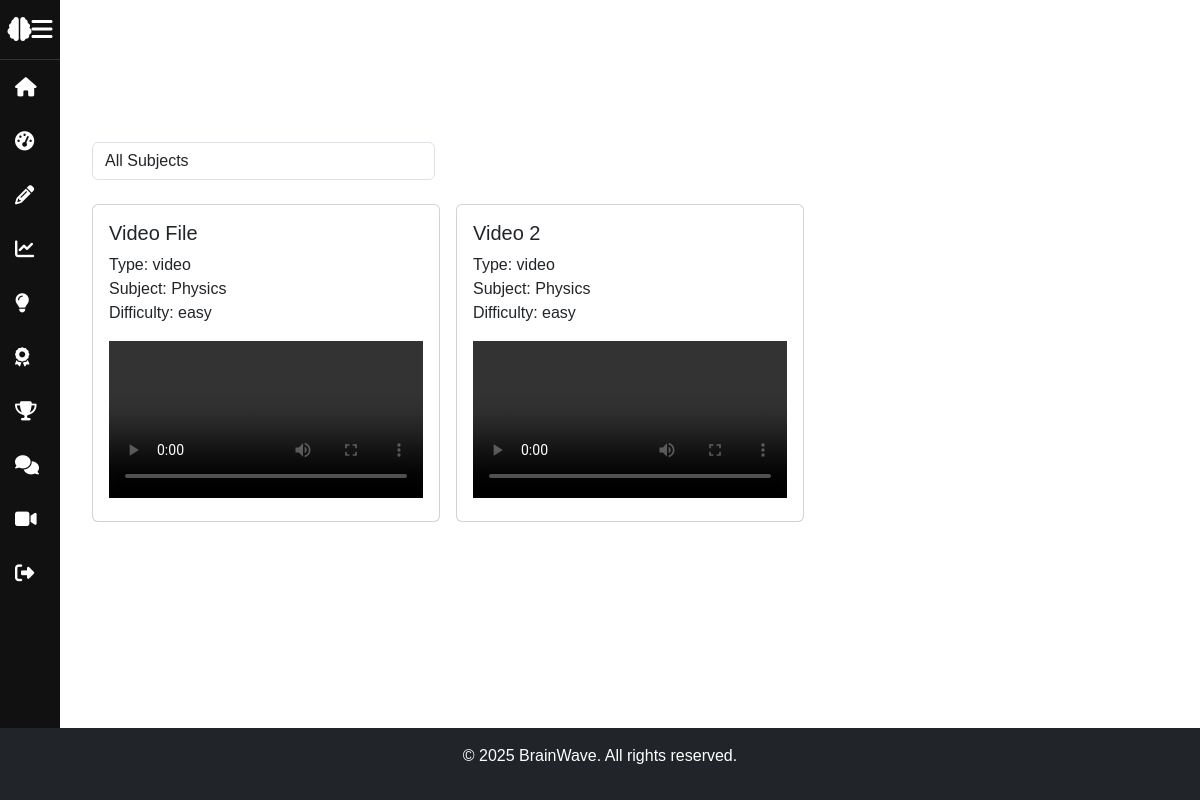
The app's page /materials.php (signed in) with its own data.
### tables this page shows
CREATE TABLE `study_materials` (
  `id` int(11) NOT NULL,
  `title` varchar(255) NOT NULL,
  `type` enum('ebook','video','article') NOT NULL,
  `file_path` varchar(255) NOT NULL,
  `unit` enum('Unit A','Unit B','Unit C') NOT NULL,
  `subject` enum('Physics','Chemistry','Biology','Mathematics','Business Studies','Accounting','Economics','History','Literature','Sociology') NOT NULL,
  `difficulty` enum('easy','medium','hard') DEFAULT NULL,
  `uploaded_by` int(11) DEFAULT NULL
);

### materials.php (the view, shortened to what this page needs)
<?php
$conn = new mysqli("localhost", "root", "", "brainwave");
$unit = $_SESSION['unit'];
$subject = isset($_GET['subject']) ? $conn->real_escape_string($_GET['subject']) : '';
$sql = "SELECT * FROM study_materials WHERE unit = '$unit'" . ($subject ? " AND subject = '$subject'" : "");
$result = $conn->query($sql);
?>
<!DOCTYPE html>
<html lang="en">
<head>
<link href="https://cdn.jsdelivr.net/npm/bootstrap@5.3.2/dist/css/bootstrap.min.css" rel="stylesheet">
<link rel="stylesheet" href="https://cdnjs.cloudflare.com/ajax/libs/font-awesome/6.4.0/css/all.min.css">
</head>
<body>
<div class="sidebar" id="sidebar">
    <div class="sidebar-header">
        <div id="logo"><i class="fas fa-brain"></i></div>
        <div class="menu-toggle" id="menuToggle"><i class="fas fa-bars" id="toggleIcon"></i></div>
    </div>
    <a href="index.php"><i class="fas fa-home"></i> <span> Home</span></a>
    <a href="dashboard.php"><i class="fas fa-tachometer-alt"></i> <span> Dashboard</span></a>
    <a href="tests.php"><i class="fas fa-pencil-alt"></i> <span> Mock Tests</span></a>
    <a href="analytics.php"><i class="fas fa-chart-line"></i> <span> Analytics</span></a>
    <a href="recommendations.php"><i class="fas fa-lightbulb"></i> <span> Recommendations</span></a>
    <a href="badges.php"><i class="fas fa-award"></i> <span> Badges</span></a>
    <a href="leaderboard.php"><i class="fas fa-trophy"></i> <span> Leaderboard</span></a>
    <a href="forums.php"><i class="fas fa-comments"></i> <span> Discussion Forums</span></a>
    <a href="live_classes.php"><i class="fas fa-video"></i> <span> Live Classes</span></a>
    <a href="logout.php"><i class="fas fa-sign-out-alt"></i> <span> Logout</span></a>
</div>
<div class="content" id="mainContent">
    <div class="container py-3">
        <h2 style="color:white;">Study Materials for <?php echo htmlspecialchars($unit); ?></h2>
        <form class="mb-4">
            <div class="row">
                <div class="col-md-4">
                    <select class="form-control" name="subject" onchange="this.form.submit()">
                        <option value="">All Subjects</option>
                    </select>
                </div>
            </div>
        </form>
        <div class="row g-3">
            <?php while ($material = $result->fetch_assoc()): ?>
                <div class="col-md-4 col-sm-6">
                    <div class="card material-card">
                        <div class="card-body">
                            <h5 class="card-title"><?php echo htmlspecialchars($material['title']); ?></h5>
                            <p class="card-text">
                                Type: <?php echo $material['type']; ?><br>
                                Subject: <?php echo $material['subject']; ?><br>
                                Difficulty: <?php echo $material['difficulty']; ?>
                            </p>
                            <?php if ($material['type'] == 'video'): ?>
                                <video controls class="w-100" style="max-height: 200px;">
                                    <source src="<?php echo htmlspecialchars($material['file_path']); ?>" type="video/mp4">
                                </video>
                            <?php else: ?>
                                <a href="<?php echo htmlspecialchars($material['file_path']); ?>" class="btn btn-primary" target="_blank">Access</a>
                            <?php endif; ?>
                        </div>
                    </div>
                </div>
            <?php endwhile; ?>
        </div>
    </div>
</div>
<footer class="bg-dark text-white text-center py-3 fixed-bottom">
    <p>&copy; 2025 BrainWave. All rights reserved.</p>
</footer>
</body>
</html>

### materials.php (style rules this page uses)
body { font-family: 'Nunito', sans-serif; background-image: url('img/background.svg'); background-size: cover; margin: 0; padding: 0; overflow-x: hidden; }
.sidebar { position: fixed; top: 0; left: 0; width: 60px; height: 100%; background: #111; color: #fff; transition: width 0.4s; z-index: 1000; overflow: hidden; }
.sidebar-header { display: flex; align-items: center; justify-content: center; height: 60px; font-size: 1.5rem; border-bottom: 1px solid #333; padding: 0 10px; }
.menu-toggle { cursor: pointer; font-size: 1.5rem; color: #fff; }
.sidebar a { display: flex; align-items: center; color: #fff; padding: 15px; text-decoration: none; white-space: nowrap; overflow: hidden; transition: background 0.3s, padding-left 0.3s; }
.sidebar a i { width: 25px; text-align: center; margin-right: 10px; font-size: 1.2rem; }
.content { transition: margin-left 0.4s; margin-left: 60px; padding: 80px 20px 20px 20px; }
.material-card { display: flex; flex-direction: column; height: 100%; }
.material-card .card-body { flex: 1; }

### records on screen
study_materials: title "Video File", type "video", subject "Physics", difficulty "easy"
study_materials: title "Video 2", type "video", subject "Physics", difficulty "easy"
